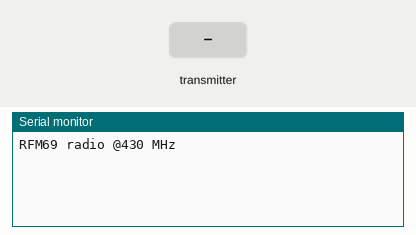
Simulated run of this sketch. Board: Arduino Uno, built with avr-gcc and run on an emulated ATmega328P. Shown: the last lines printed to the serial monitor. Inputs (shaded band) come from the test bench. Random numbers use the default seed unless the sketch sets one; no radio packets arrive unless stated.

Above: at 1.2 s.
1.3 s: the transmitter starts sending id = 0
At 2.57 s:
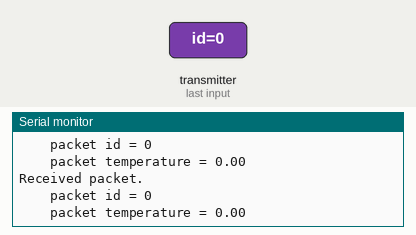
2.8 s: the transmitter starts sending temperature = 25
At 3.61 s:
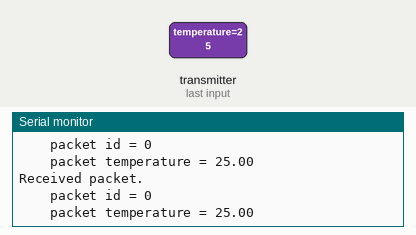
4.3 s: the transmitter starts sending id = 1
5.8 s: the transmitter starts sending temperature = 50
At 7.36 s:
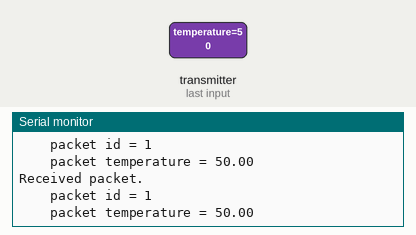
Timing chart, 0 to 8.3 s (numbered marks = the images above; inputs shaded):
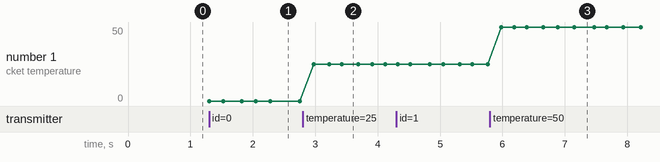

The sketch:

rx.ino
```cpp
#include <SPI.h>
#include <RH_RF69.h>
#include <RHReliableDatagram.h>
#include <math.h>
#include <stdlib.h>
#include <stdio.h>

struct Packet {
    int id;
    float temperature;
};

#define RF69_FREQ 430.0

#define MY_ADDRESS     1

#define RFM69_CS      8
#define RFM69_INT     7
#define RFM69_RST     4
#define LED           13

RH_RF69 rf69(RFM69_CS, RFM69_INT);
RHReliableDatagram rf69_manager(rf69, MY_ADDRESS);

void print_packet(Packet packet) {
    Serial.print("    packet id = ");
    Serial.println(packet.id);
    Serial.print("    packet temperature = ");
    Serial.println(packet.temperature);
}

void setup()
{
    Serial.begin(115200);

    // Uncomment this to start running only after serial monitor is open
    // while (!Serial) {
    //     delay(1);
    // }

    pinMode(RFM69_RST, OUTPUT);
    digitalWrite(RFM69_RST, LOW);

    // reset radio
    // NOTE: is this needed?
    digitalWrite(RFM69_RST, HIGH);
    delay(10);
    digitalWrite(RFM69_RST, LOW);
    delay(10);

    if (!rf69_manager.init()) {
        while (true) {
            delay(1);
            Serial.println("RFM69 radio init failed");
        }
    }

    // Defaults after init are 434.0MHz, modulation GFSK_Rb250Fd250, +13dbM (for low power module)
    // No encryption
    if (!rf69.setFrequency(RF69_FREQ)) {
        Serial.println("setFrequency failed");
    }

    // If you are using a high power RF69 eg RFM69HW, you *must* set a Tx power with the
    // ishighpowermodule flag set like this:
    // power range is 14-20, 2nd arg must be true for 69HCW
    rf69.setTxPower(20, true);

    // The encryption key has to be the same as the one in the server
    uint8_t key[] = { 0x01, 0x02, 0x03, 0x04, 0x05, 0x06, 0x07, 0x08, 0x01, 0x02, 0x03, 0x04, 0x05, 0x06, 0x07, 0x08};
    rf69.setEncryptionKey(key);


    Serial.print("RFM69 radio @");
    Serial.print((int)RF69_FREQ);
    Serial.println(" MHz");
}

float expovariate(float rate) {
    float k = -((float) random(0, RAND_MAX) / (RAND_MAX + 1));
    return -log(1.0f - k) / (1 / rate);
}

long convert_to_sleepydog_time(long time) {
    long remainder = time;
    remainder = remainder % 250;
    remainder = remainder % 15;
    long sleepydog_time = time - remainder;
    if (sleepydog_time < 15) {
        sleepydog_time = 15;
    }
    return sleepydog_time;
}

unsigned long total_sleep_time = 0;

int16_t packetnum = 0;
uint8_t buffer[RH_RF69_MAX_MESSAGE_LEN];

int timer = 0;

void loop() {
    long sleep_time = expovariate(100.0f);
    sleep_time = convert_to_sleepydog_time(sleep_time);
    rf69.sleep();
    delay(sleep_time);

    rf69.setModeRx();

    unsigned long start_time = millis();

    while (millis() - start_time < 10) {
        if (rf69_manager.available()) {
            uint8_t len = sizeof(buffer);
            uint8_t from;
            if (rf69_manager.recvfromAck(buffer, &len, &from)) {
                // zero out remaining string
                buffer[len] = 0;

                Packet packet;
                memcpy(&packet, buffer, sizeof(Packet));
                Serial.println("Received packet.");
                print_packet(packet);
            }
            break;
        }
    }
}
```

Measured:
- after the input at 1.3 s, the serial monitor: prints a new line at once (image 1)
- after the input at 2.8 s, the serial monitor: prints a new line after 0.18 s (image 2)
- after the input at 5.8 s, the serial monitor: prints a new line after 0.18 s (image 3)
- plotted number 1: 0 → 25 after the input at 2.8 s, 25 → 50 after the input at 5.8 s
